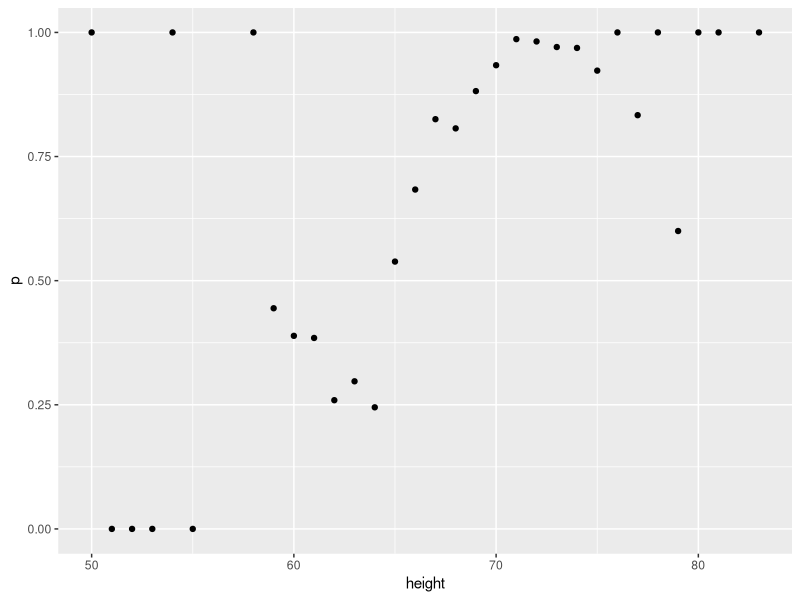
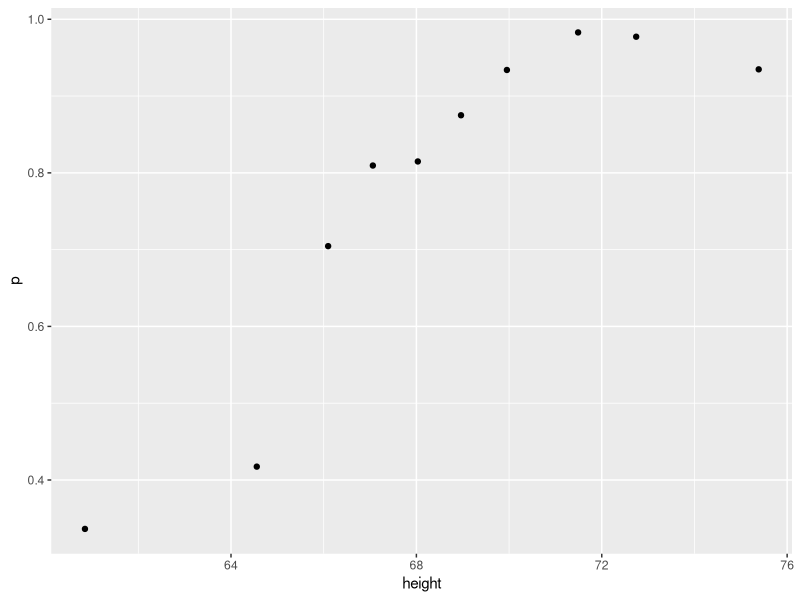
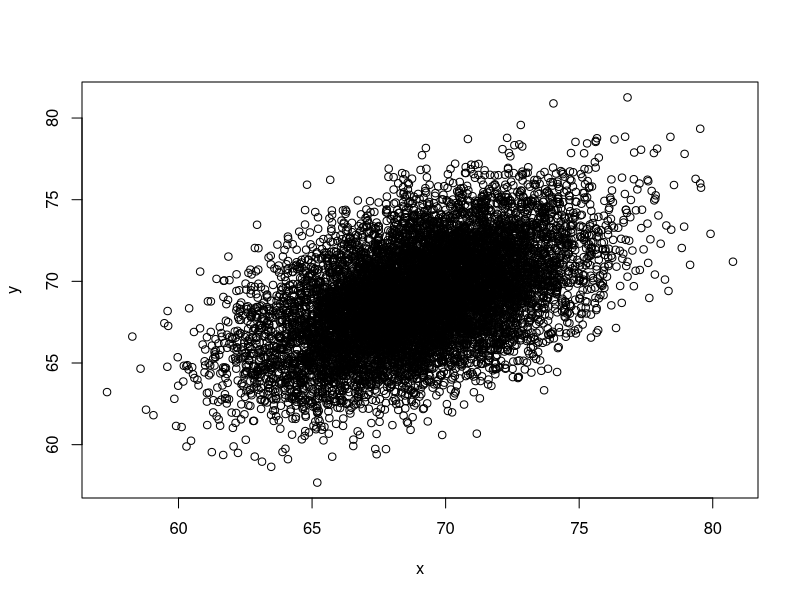
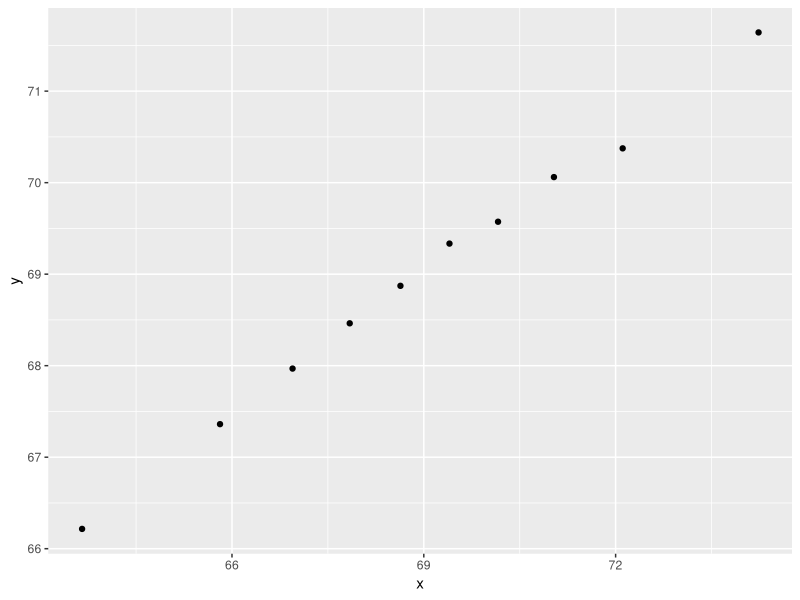

The R source for these figures, in order:
library(dslabs)
library(tidyverse)
data("heights")

#Q6)
heights %>% 
  mutate(height = round(height)) %>%
  group_by(height) %>%
  summarize(p = mean(sex == "Male")) %>%
  qplot(height, p, data =.)

#Q7)
ps <- seq(0, 1, 0.1)
heights %>% 
  mutate(g = cut(height, breaks = quantile(height, ps), include.lowest = TRUE)) %>% 
  group_by(g) %>%
  summarize(p = mean(sex == "Male"), height = mean(height)) %>%
  qplot(height, p, data =.)

#Q8)
Sigma <- 9*matrix(c(1,0.5,0.5,1), 2, 2)
dat <- MASS::mvrnorm(n = 10000, c(69, 69), Sigma) %>%
  data.frame() %>% setNames(c("x", "y"))
plot(dat) #plot to see bivariate normal distribution
head(dat)

ps <- seq(0, 1, 0.1)
dat %>% 
  mutate(g = cut(x, quantile(x, ps), include.lowest = TRUE)) %>%
  group_by(g) %>%
  summarize(y = mean(y), x = mean(x)) %>%
  qplot(x, y, data =.)

## Explanation:
## dat contains 10000 random pairs of values from a bivariate normal distribution
## with expected means 69 for both x and y, sigma = 9, and correlation = 0.5. 
## Then make a plot of CONDITIONAL EXPECTATIONS, given x and y as normal values.
## This way, define cuts (groups) based on quantiles (from normal dist.) for
## each value of x, so each value will be contained within the range defined
## by the cut of quantiles. Then, you re calculating Y = y from the pairs
## with x within the range of each group. 
## Each conditional expectation will then be estimated by the mean of X, and
## their corresponding Y's conditioned to X within the range of each group.
